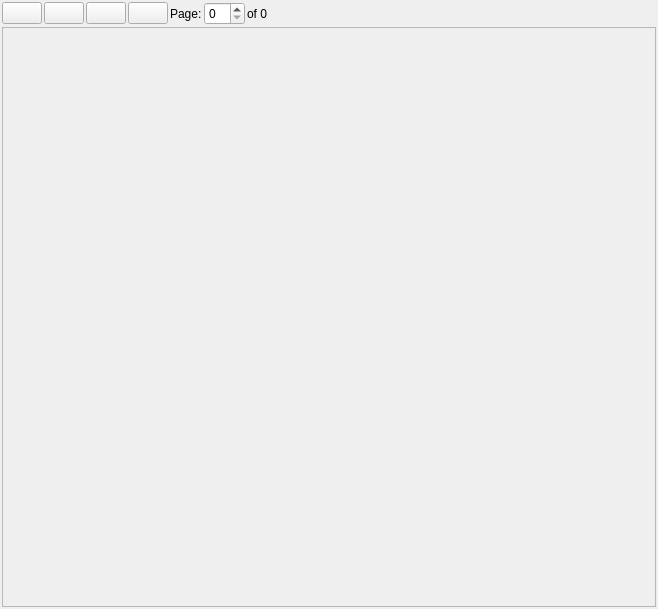
<?xml version="1.0" encoding="UTF-8"?>
<ui version="4.0">
 <class>PayrollReportPreview</class>
 <widget class="QWidget" name="PayrollReportPreview">
  <property name="geometry">
   <rect>
    <x>0</x>
    <y>0</y>
    <width>658</width>
    <height>609</height>
   </rect>
  </property>
  <property name="windowTitle">
   <string>Report Preview</string>
  </property>
  <layout class="QVBoxLayout" name="verticalLayout">
   <property name="spacing">
    <number>2</number>
   </property>
   <property name="leftMargin">
    <number>2</number>
   </property>
   <property name="topMargin">
    <number>2</number>
   </property>
   <property name="rightMargin">
    <number>2</number>
   </property>
   <property name="bottomMargin">
    <number>2</number>
   </property>
   <item>
    <layout class="QHBoxLayout" name="horizontalLayout_2">
     <item>
      <widget class="QPushButton" name="cmdPrint">
       <property name="toolTip">
        <string>Send to Printer</string>
       </property>
       <property name="text">
        <string/>
       </property>
       <property name="icon">
        <iconset resource="payroll_resources.qrc">
         <normaloff>:/payroll/images/print-32.png</normaloff>:/payroll/images/print-32.png</iconset>
       </property>
      </widget>
     </item>
     <item>
      <widget class="QPushButton" name="cmdPDF">
       <property name="toolTip">
        <string>Generate PDF</string>
       </property>
       <property name="text">
        <string/>
       </property>
       <property name="icon">
        <iconset resource="res.qrc">
         <normaloff>:/images/PDF.png</normaloff>:/images/PDF.png</iconset>
       </property>
      </widget>
     </item>
     <item>
      <widget class="QPushButton" name="cmdZoomOut">
       <property name="toolTip">
        <string>Zoom Out</string>
       </property>
       <property name="text">
        <string/>
       </property>
       <property name="icon">
        <iconset resource="payroll_resources.qrc">
         <normaloff>:/payroll/images/Icon_194.ico</normaloff>:/payroll/images/Icon_194.ico</iconset>
       </property>
      </widget>
     </item>
     <item>
      <widget class="QPushButton" name="cmdZoomIn">
       <property name="toolTip">
        <string>Zoom In</string>
       </property>
       <property name="text">
        <string/>
       </property>
       <property name="icon">
        <iconset resource="payroll_resources.qrc">
         <normaloff>:/payroll/images/Icon_193.ico</normaloff>:/payroll/images/Icon_193.ico</iconset>
       </property>
      </widget>
     </item>
     <item>
      <widget class="QLabel" name="label">
       <property name="text">
        <string>Page:</string>
       </property>
      </widget>
     </item>
     <item>
      <widget class="QSpinBox" name="spinCurrentPage"/>
     </item>
     <item>
      <widget class="QLabel" name="lblOf">
       <property name="text">
        <string>of 0</string>
       </property>
      </widget>
     </item>
     <item>
      <spacer name="horizontalSpacer">
       <property name="orientation">
        <enum>Qt::Horizontal</enum>
       </property>
       <property name="sizeHint" stdset="0">
        <size>
         <width>40</width>
         <height>20</height>
        </size>
       </property>
      </spacer>
     </item>
    </layout>
   </item>
   <item>
    <widget class="QFrame" name="frame">
     <property name="sizePolicy">
      <sizepolicy hsizetype="Preferred" vsizetype="Expanding">
       <horstretch>1</horstretch>
       <verstretch>2</verstretch>
      </sizepolicy>
     </property>
     <property name="frameShape">
      <enum>QFrame::StyledPanel</enum>
     </property>
     <property name="frameShadow">
      <enum>QFrame::Raised</enum>
     </property>
     <layout class="QVBoxLayout" name="verticalLayout_3">
      <property name="spacing">
       <number>0</number>
      </property>
      <property name="leftMargin">
       <number>0</number>
      </property>
      <property name="topMargin">
       <number>0</number>
      </property>
      <property name="rightMargin">
       <number>0</number>
      </property>
      <property name="bottomMargin">
       <number>0</number>
      </property>
      <item>
       <layout class="QVBoxLayout" name="vLay"/>
      </item>
     </layout>
    </widget>
   </item>
  </layout>
 </widget>
 <resources>
  <include location="payroll_resources.qrc"/>
  <include location="res.qrc"/>
 </resources>
 <connections/>
</ui>
